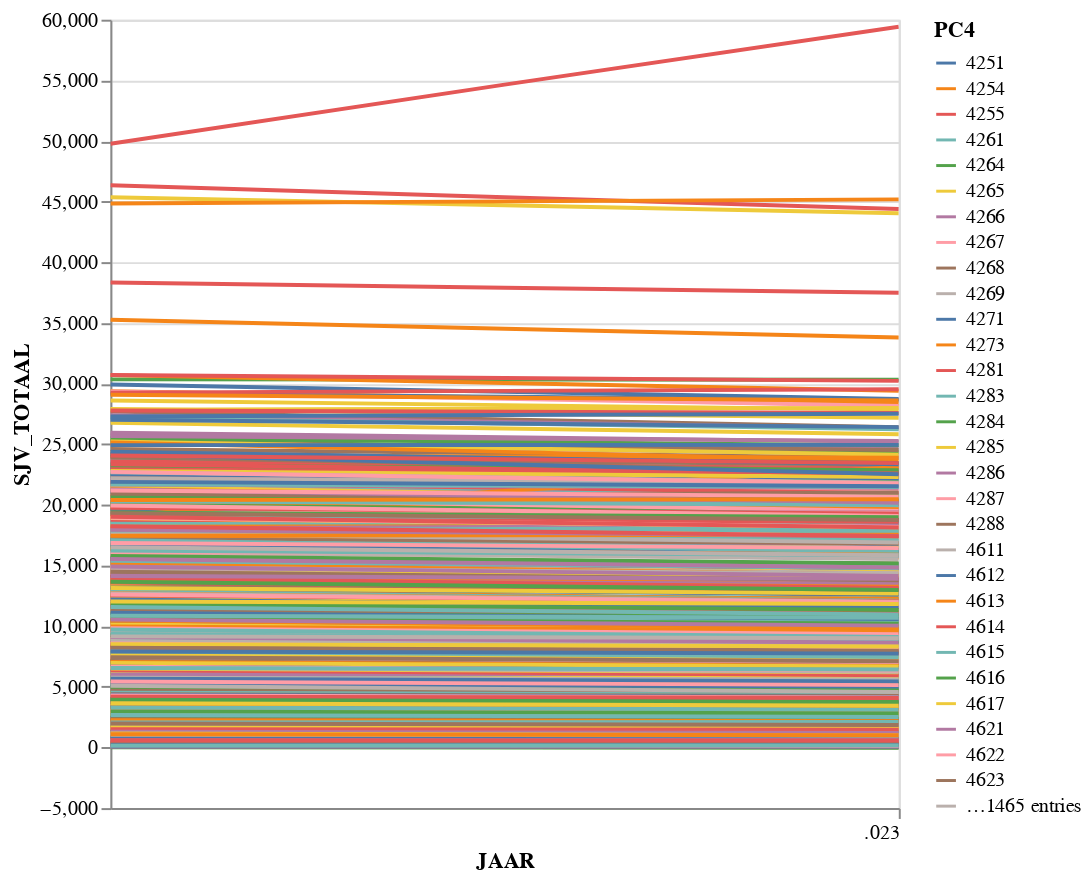

Notebook code cell kept with this figure:
### Code cell
alt.Chart(df_verbruik_low_all.reset_index()).mark_line(clip=True).encode(
    alt.X('JAAR:T'),
    alt.Y('SJV_TOTAAL:Q'),
    alt.Color('PC4:N')).properties(
    width=400,height=400)

### Figure 1 — Vega-Lite specification as saved in the notebook (floating-point values rounded to 4 significant figures; data arrays with more than 128 entries replaced by an {"elided": "..."} marker saying what was removed)
{"config": {"view": {"continuousWidth": 400, "continuousHeight": 300}}, "data": {"name": "data-2fd0b8fa66a00880e6efb309b65dca3f"}, "mark": {"type": "line", "clip": true}, "encoding": {"color": {"type": "nominal", "field": "PC4"}, "x": {"type": "temporal", "field": "JAAR"}, "y": {"type": "quantitative", "field": "SJV_TOTAAL"}}, "height": 400, "width": 400, "$schema": "https://vega.github.io/schema/vega-lite/v4.8.1.json", "datasets": {"data-2fd0b8fa66a00880e6efb309b65dca3f": {"elided": "4482 records"}}}
